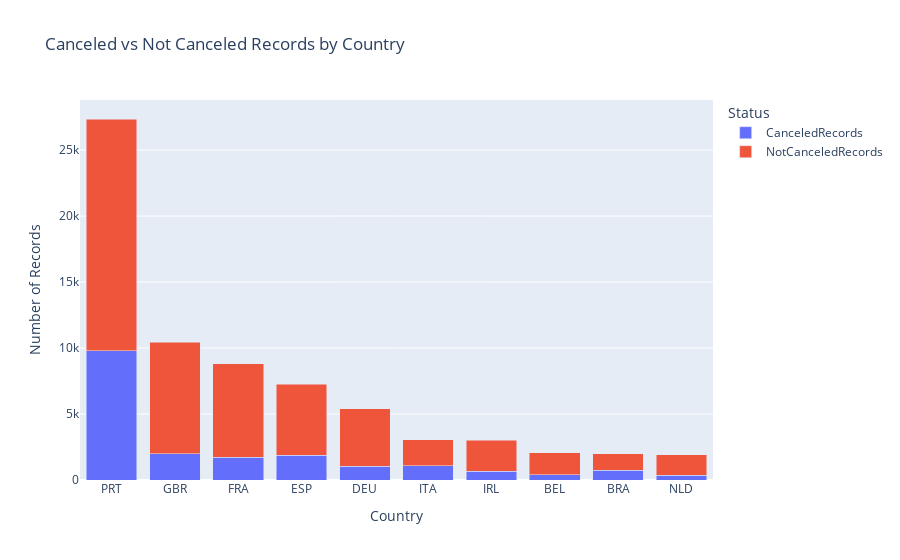

Source (notebook cell):
### Code cell
# Group by 'Country' and calculate total records and canceled records
df_grouped = df.groupby('Country').agg(
    TotalRecords=('IsCanceled', 'count'),
    CanceledRecords=('IsCanceled', 'sum')
).reset_index()

# Create new columns for plotting
df_grouped['NotCanceledRecords'] = df_grouped['TotalRecords'] - df_grouped['CanceledRecords']

# Sort by 'TotalRecords' in descending order and select top 10 countries
df_top10 = df_grouped.sort_values(by='TotalRecords', ascending=False).head(10)


# Create bar plot
fig = px.bar(df_top10.head(10), 
             x='Country', 
             y=['CanceledRecords', 'NotCanceledRecords'], 
             title='Canceled vs Not Canceled Records by Country',
             labels={'value': 'Number of Records', 'variable': 'Status'},
             barmode='stack')

# Update layout
fig.update_layout(xaxis_title='Country',
                  yaxis_title='Number of Records',
                  legend_title='Status')

# Show plot
fig.show()

### Figure 1 — Plotly figure (JSON) as saved in the notebook; plotly's stock layout.template omitted (floating-point values rounded to 4 significant figures)
{"data": [{"alignmentgroup": "True", "hovertemplate": "Status=CanceledRecords<br>Country=%{x}<br>Number of Records=%{y}<extra></extra>", "legendgroup": "CanceledRecords", "marker": {"color": "#636efa", "pattern": {"shape": ""}}, "name": "CanceledRecords", "offsetgroup": "CanceledRecords", "orientation": "v", "showlegend": true, "textposition": "auto", "type": "bar", "x": ["PRT", "GBR", "FRA", "ESP", "DEU", "ITA", "IRL", "BEL", "BRA", "NLD"], "xaxis": "x", "y": [9782, 1984, 1732, 1862, 1053, 1075, 668, 411, 727, 350], "yaxis": "y"}, {"alignmentgroup": "True", "hovertemplate": "Status=NotCanceledRecords<br>Country=%{x}<br>Number of Records=%{y}<extra></extra>", "legendgroup": "NotCanceledRecords", "marker": {"color": "#EF553B", "pattern": {"shape": ""}}, "name": "NotCanceledRecords", "offsetgroup": "NotCanceledRecords", "orientation": "v", "showlegend": true, "textposition": "auto", "type": "bar", "x": ["PRT", "GBR", "FRA", "ESP", "DEU", "ITA", "IRL", "BEL", "BRA", "NLD"], "xaxis": "x", "y": [17573, 8440, 7091, 5382, 4332, 1986, 2347, 1670, 1266, 1560], "yaxis": "y"}], "layout": {"barmode": "stack", "legend": {"title": {"text": "Status"}, "tracegroupgap": 0}, "title": {"text": "Canceled vs Not Canceled Records by Country"}, "xaxis": {"anchor": "y", "domain": [0, 1], "title": {"text": "Country"}}, "yaxis": {"anchor": "x", "domain": [0, 1], "title": {"text": "Number of Records"}}}}
